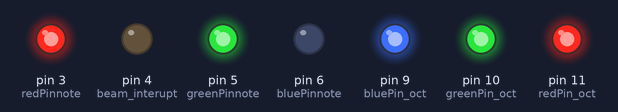
The sketch below on a simulated Arduino Uno, built with avr-gcc and run on an emulated ATmega328P. On the bench: output pins drawn as LEDs (lit = HIGH).

Above: at 0.45 s.
At 1.05 s:
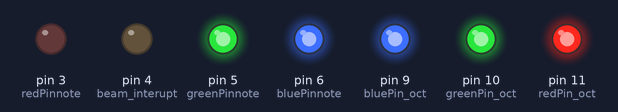
At 1.95 s:
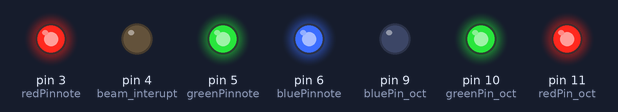
At 3.15 s:
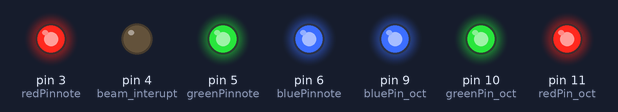
At 4.65 s:
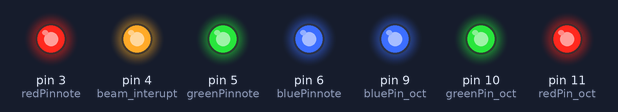
At 6.15 s:
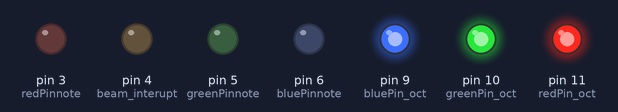
Timing chart, 0 to 6.5 s (numbered marks = the images above):
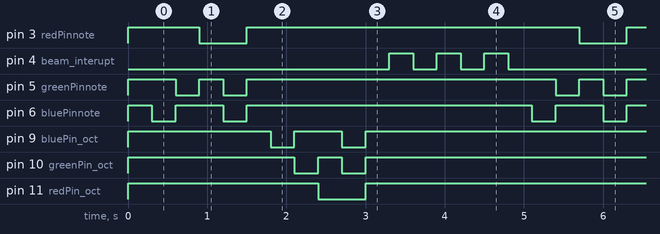

The sketch:

_1_LED_PANNEL_TEST.ino
```cpp
int bluePinnote   = 6;
int greenPinnote  = 5;
int redPinnote    = 3;

int redPin_oct    = 11;
int greenPin_oct  = 10;
int bluePin_oct   = 9;

int beam_interupt = 4;

int pause = 300;


void setup()
{
  pinMode(bluePinnote, OUTPUT);
  pinMode(greenPinnote, OUTPUT);
  pinMode(redPinnote, OUTPUT);

  pinMode(redPin_oct, OUTPUT);
  pinMode(greenPin_oct, OUTPUT);
  pinMode(bluePin_oct, OUTPUT);

  pinMode(beam_interupt, OUTPUT);


  analogWrite(bluePinnote, 255);
  analogWrite(greenPinnote, 255);
  analogWrite(redPinnote, 255);

  analogWrite(bluePin_oct, 255);
  analogWrite(greenPin_oct, 255);
  analogWrite(redPin_oct, 255);
  delay(pause);

  digitalWrite(beam_interupt, LOW);

}

void loop()
{
  // cycles the notebank RGB LED BLUE - GREEN - RED - WHITE

  analogWrite(bluePinnote, 0);
  analogWrite(greenPinnote, 255);
  analogWrite(redPinnote, 255);
  delay(pause);

  analogWrite(bluePinnote, 255);
  analogWrite(greenPinnote, 0);
  analogWrite(redPinnote, 255);
  delay(pause);

  analogWrite(bluePinnote, 255);
  analogWrite(greenPinnote, 255);
  analogWrite(redPinnote, 0);
  delay(pause);

  analogWrite(bluePinnote, 0);
  analogWrite(greenPinnote, 0);
  analogWrite(redPinnote, 0);
  delay(pause);

  analogWrite(bluePinnote, 255);
  analogWrite(greenPinnote, 255);
  analogWrite(redPinnote, 255);
  delay(pause);


  // cycles the octave RGB LED BLUE - GREEN - RED - WHITE

  analogWrite(bluePin_oct, 0);
  analogWrite(greenPin_oct, 255);
  analogWrite(redPin_oct, 255);
  delay(pause);

  analogWrite(bluePin_oct, 255);
  analogWrite(greenPin_oct, 0);
  analogWrite(redPin_oct, 255);
  delay(pause);

  analogWrite(bluePin_oct, 255);
  analogWrite(greenPin_oct, 255);
  analogWrite(redPin_oct, 0);
  delay(pause);

  analogWrite(bluePin_oct, 0);
  analogWrite(greenPin_oct, 0);
  analogWrite(redPin_oct, 0);
  delay(pause);

  analogWrite(bluePin_oct, 255);
  analogWrite(greenPin_oct, 255);
  analogWrite(redPin_oct, 255);
  delay(pause);

  // blinks the beam interupt indicator 3 times

  digitalWrite(beam_interupt, HIGH);
  delay(pause);
  digitalWrite(beam_interupt, LOW);
  delay(pause);
  digitalWrite(beam_interupt, HIGH);
  delay(pause);
  digitalWrite(beam_interupt, LOW);
  delay(pause);
  digitalWrite(beam_interupt, HIGH);
  delay(pause);
  digitalWrite(beam_interupt, LOW);
  delay(pause);

}
```

Measured:
- by itself, pin 3 (redPinnote), pin 11 (redPin_oct): alternates HIGH for 4.2 s and LOW for 0.60 s
- by itself, pin 4 (beam_interupt): repeats every 4.8 s: 2 × (LOW 0.30 s, HIGH 0.30 s), LOW 3.3 s, HIGH 0.30 s
- by itself, pin 5 (greenPinnote), pin 10 (greenPin_oct): repeats every 4.8 s: HIGH 0.30 s, LOW 0.30 s, HIGH 3.9 s, LOW 0.30 s
- by itself, pin 6 (bluePinnote), pin 9 (bluePin_oct): repeats every 4.8 s: HIGH 0.60 s, LOW 0.30 s, HIGH 3.6 s, LOW 0.30 s
